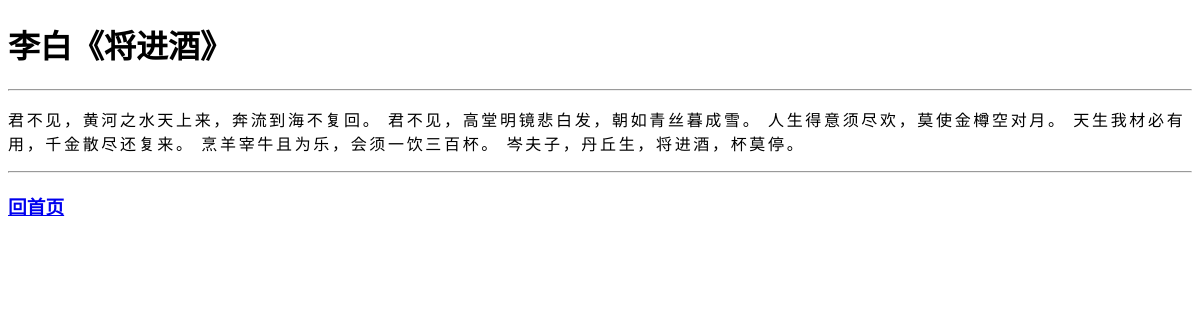
Page /post/leebai02 on the earlier database version.
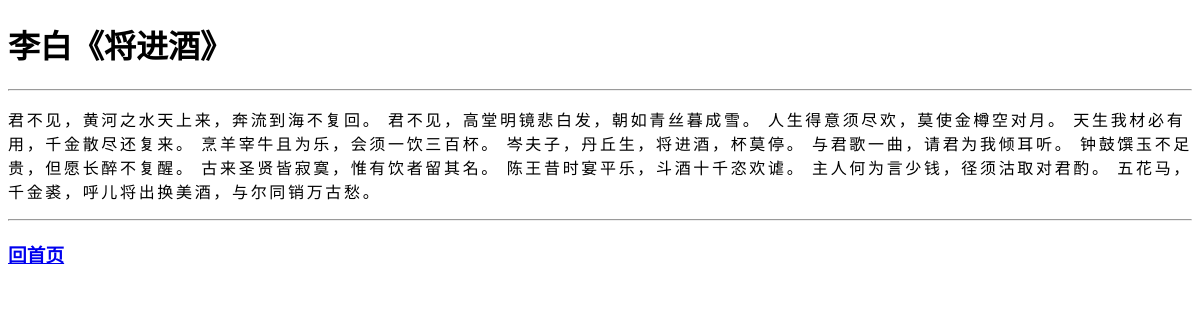
Same page on the later database version.
### mainsite/models.py (models this page shows, shortened)
class Post(models.Model):
    title = models.CharField(max_length=200)
    slug = models.CharField(max_length=200)
    body = models.TextField()
    pub_date = models.DateTimeField(default=timezone.now)
    class Meta:
        ordering = ('-pub_date',)

### mainsite/views.py (the view)
# urls.py: url(r'^post/(\w+)$', showpost),
def showpost(request, slug):
    template = get_template('post.html')
    try:
        post = Post.objects.get(slug=slug)
        if post!=None:
            html = template.render(locals())
            return HttpResponse(html)
    except:
        return redirect('/')

### templates/post.html (shortened to what this page needs)
<!DOCTYPE html>
<html>
<head>
</head>
<body>
	<h1> {{ post.title }}</h1>
	<hr>
	    <p style='font-family: 微软雅黑;font-size: 12pt; letter-spacing: 2pt;'>
	    	{{post.body}}
	    </p>
	<hr>
	<h3><a href='/'>回首页</a></h3>
</body>
</body>
</html>

Differences in the rows shown:
changed Post "李白《将进酒》": body "君不见，黄河之水天上来，奔流到海不复回。 君不见，高堂明镜悲白发，朝如青丝暮成雪。 人生得意须尽欢，莫使金樽空对月。 天生我材必有用，千金散尽还复来。 烹羊宰牛且为乐，会须一饮三百杯。 岑夫子，丹丘生，将进酒，杯莫停。" → "…人生得意须尽欢，莫使金樽空对月。 天生我材必有用，千金散尽还复来。 烹羊宰牛且为乐，会须一饮三百杯。 岑夫子，丹丘生，将进酒，杯莫停。 与君歌一曲，请君为我倾耳听。 钟鼓馔玉不足贵，但愿长醉不复醒。 古来圣贤皆寂寞，惟有饮者留其名。 陈王昔时宴平乐，斗酒十千恣欢谑。 主人何为言少钱，径须沽取对君酌。 五花马，千金裘，呼儿将出换美酒，与尔同销万古愁。"
